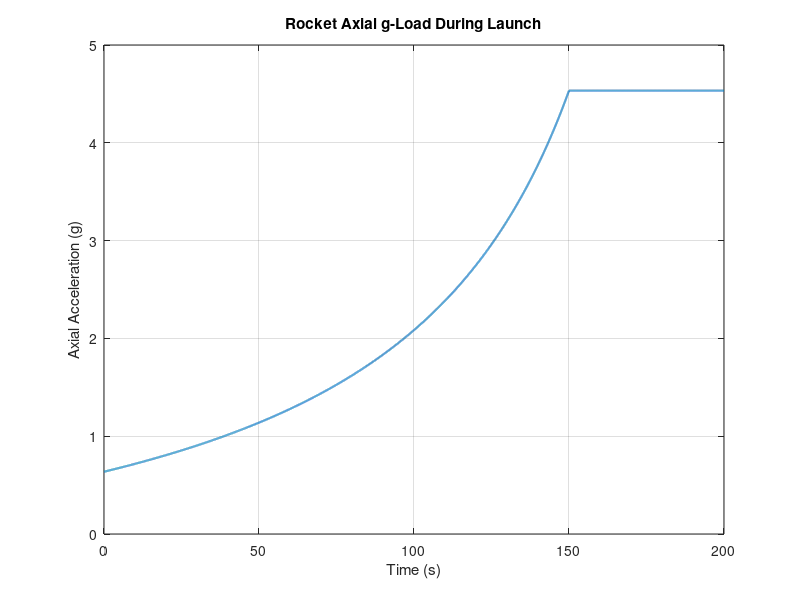
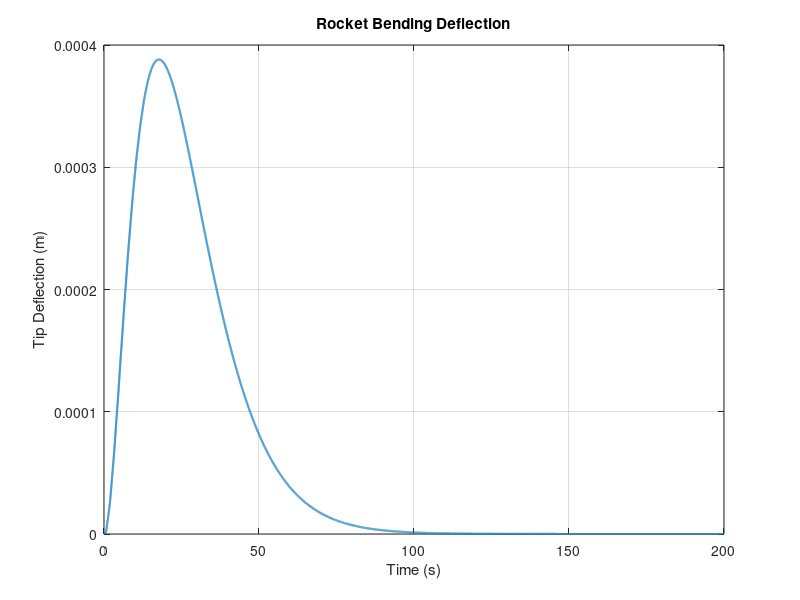
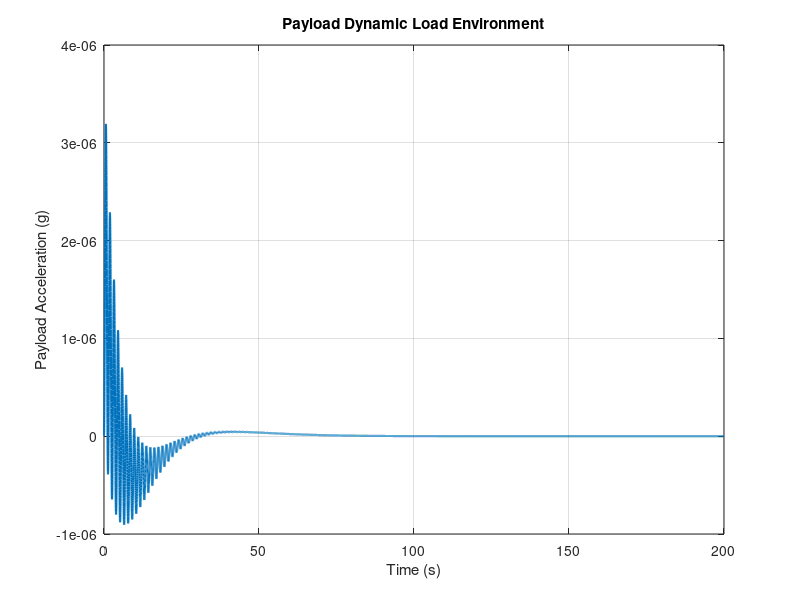

Write the MATLAB code that produced these figures, in order.
% SpaceX Falcon Heavy Analysis
% Assume full prop weight and full payload capacity
%

clear; clc; close all;

%% Vehicle Parameters
g = 9.81;                     % gravity (m/s^2)
L = 70;                       % rocket height (m)
m0 = 1.42e6;                 % initial mass (kg)
mp = 1.0e6;                  % propellant mass approx (kg)
burn_time = 150;             % first stage burn duration (s)
thrust = 22.8e6;             % thrust (N)

%% Structural properties (equivalent beam)
E = 70e9;                    % aluminum-lithium approx (Pa)
I = 18;                      % estimated second moment (m^4)
K = 3*E*I/L^3;               % effective bending stiffness

%% Damping ratio (typical rockets 1-5%)
zeta = 0.03;

%% Payload mass
mpayload = 63800;

%% Time Vector
dt = 0.01;
t = 0:dt:200;

%% Mass deplation
m = m0 - mp*(t/burn_time);
m(t>burn_time) = m0 - mp;

%% Axial Accleration
a = thrust./m - g;
a(a<0)=0;

%% MAx_q (aero load)
rho = 1.2*exp(-t/8);          % simple atmosphere model
V = cumtrapz(t,a);            % velocity
q = 0.5*rho.*V.^2;

Cd = 0.4;
A = pi*(3.7/2)^2;
Faero = q*Cd*A;

%% Bending mode model
% Single degree of freedom: Mx'' + Cx' + Kx = F(t)

M = m0/3;                    % modal mass approximation
C = 2*zeta*sqrt(K*M);

x = zeros(size(t));
xd = zeros(size(t));

for i=2:length(t)
    F = Faero(i);
    xdd = (F - C*xd(i-1) - K*x(i-1))/M;
    xd(i) = xd(i-1) + xdd*dt;
    x(i) = x(i-1) + xd(i)*dt;
end

%% Payload accleration
payload_accel = gradient(gradient(x,dt),dt);

%% PLots
figure;
plot(t,a/g,'LineWidth',1.5)
xlabel('Time (s)')
ylabel('Axial Acceleration (g)')
title('Rocket Axial g-Load During Launch')
grid on

figure;
plot(t,x,'LineWidth',1.5)
xlabel('Time (s)')
ylabel('Tip Deflection (m)')
title('Rocket Bending Deflection')
grid on

figure;
plot(t,payload_accel/g,'LineWidth',1.5)
xlabel('Time (s)')
ylabel('Payload Acceleration (g)')
title('Payload Dynamic Load Environment')
grid on
